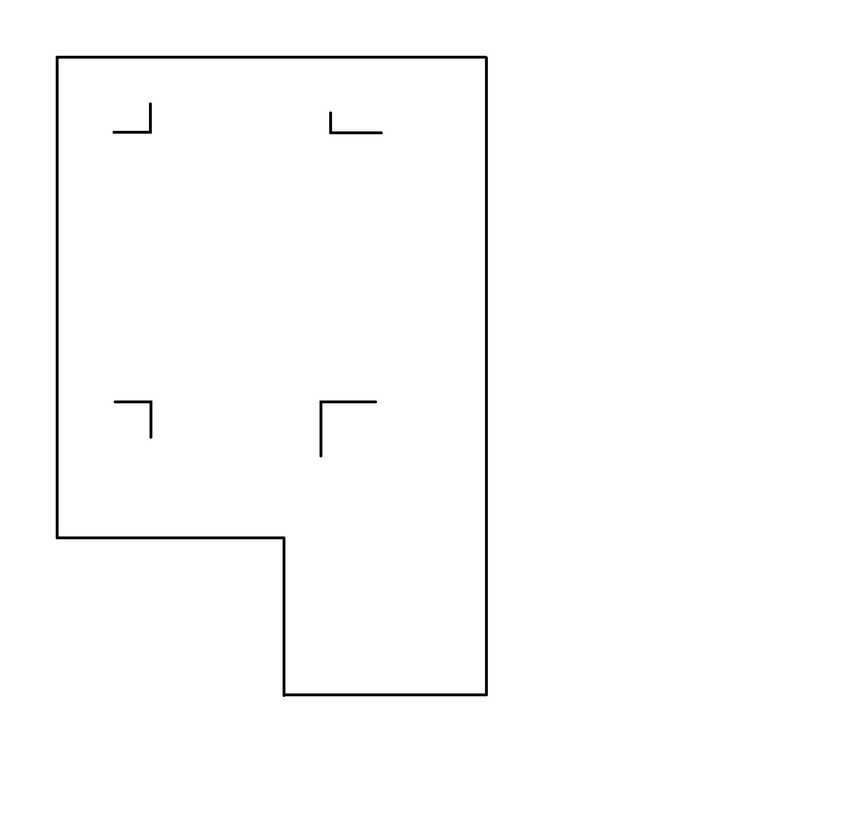
#> input picture Agents/UWB/map_tools/map.png, 854 x 826 px, shrunk from 1502 x 1452 before the run
$ python get_binary_map.py
#> lines starting #> are read from the running program, lines starting #| are printed output that depends on the picture; after the words box and inside, x2 and y2 are one past the last pixel; in counts of white or black regions, pixels touching at a corner belong together
import cv2 # Import OpenCV

# read the image file
img = cv2.imread('map.png')
#> img is the input picture: shape (826, 854, 3); min 0, max 255, mean 252.5

ret, bw_img = cv2.threshold(img, 220, 255, cv2.THRESH_BINARY)
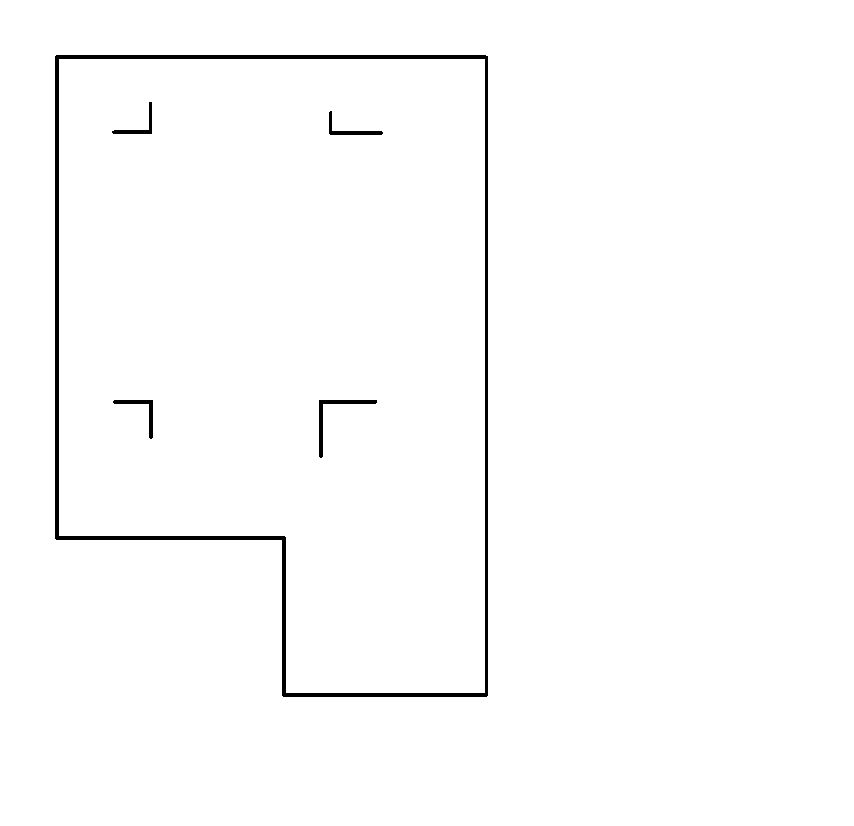
#> bw_img: shape (826, 854, 3); 98.7% white; 5 black regions, box (x1, y1, x2, y2) and area: (55, 55, 488, 697) 7895, (319, 400, 377, 458) 445, (113, 400, 153, 439) 296, (329, 111, 383, 135) 272, (112, 102, 152, 134) 241

# converting to its binary form
bw = cv2.threshold(img, 240, 255, cv2.THRESH_BINARY)

# Display and save image
cv2.imshow("Binary", bw_img)
cv2.imwrite("map_binary.png", bw_img)
cv2.waitKey(0)
cv2.destroyAllWindows()
